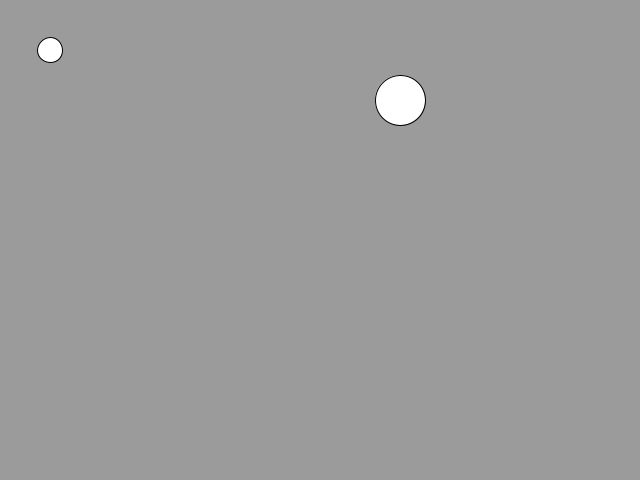
Frame 1 (no input)
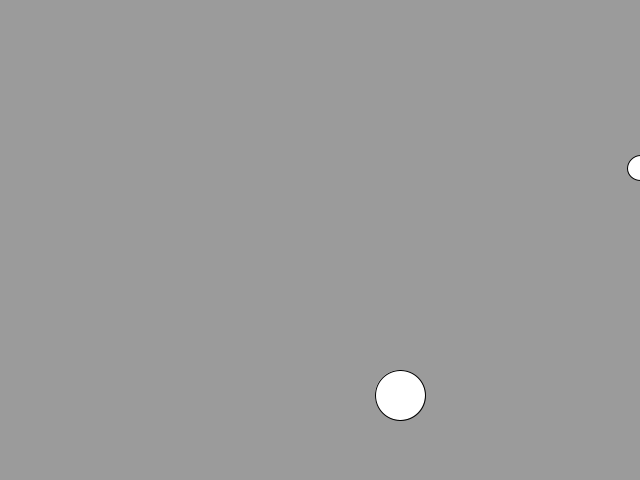
Frame 60 (the mouse pressed at the canvas centre just before this capture)
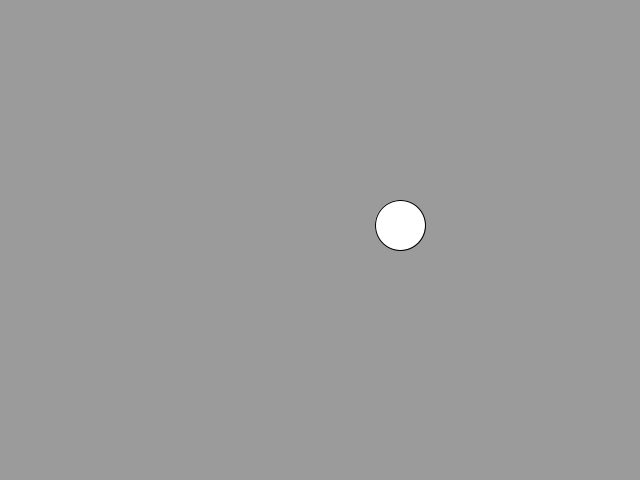
Frame 120 (the mouse held since frame 60 and released just before this capture)

The Processing sketch that drew these frames (run headless with seeded random() and noise(); from frame 60 on, the mouse is pressed at the canvas centre):

// Processing sketch: bouncy_ball_youtube
// ── bouncy_ball_youtube.pde
Ball ball = new Ball(400, 100,0, 5, 50);
Ball ball2 = new Ball(50, 50, 10, 2, 25);

void setup() {
  size(640, 480);
}

void draw() {
  background(155);
  ball.display();
  ball.move();

  //ball.setdy(10);
  //ball.setdx(5);

  if (ball.getY()+25 > height || ball.getY()-25 < 0) {
    //dy += -1
    ball.setdy(ball.getdy() * -1);
  }
  //----------
  ball2.display();
  ball2.move();

  //ball.setdy(10);
  //ball.setdx(5);

  if (ball2.getY()+25 > height || ball2.getY()-25 < 0) {
    //dy += -1
    ball2.setdy(ball2.getdy() * -1);
  }
}

// ── Ball.pde
public class Ball {
  private int y = 100;
  private int x = 400;
  private int dy = 5;
  private int dx = 0;
  private int size = 50;
  
  public Ball(int x, int y, int dx, int dy, int size) {
    this.x = x;
    this.y = y;
    this.dx = dx;
    this.dy = dy;
    this.size = size;
  }

  public void move() {
    y += dy;
    x += dx;
  }

  //We need to be able to change dx and dy
  public void setdy(int dy) {
    this.dy = dy;
  }

  public void setdx(int dx) {
    this.dx = dx;
  }

  //We need to be able to see where our ball is!
  public int getdy() {
    return this.dy;
  }

  public int getdx() {
    return this.dx;
  }

  public int getX() {
    return this.x;
  }

  public int getY() {
    return this.y;
  }

  public void display() {
    ellipse(x, y, size, size);
  }
}
